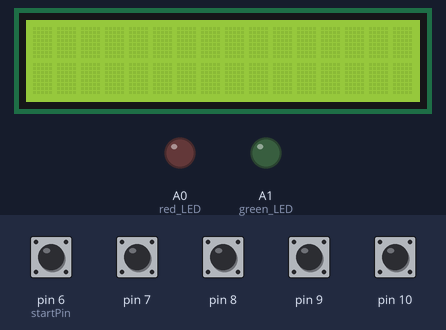
Simulated run of this sketch. Board: Arduino Uno, built with avr-gcc and run on an emulated ATmega328P. Parts: 16×2 character LCD, output pins drawn as LEDs (lit = HIGH). Inputs (shaded band) come from the test bench; at power-on: pin 6 (startPin), pin 7–10 HIGH. What the sketch prints to the serial monitor is not drawn.

Above: at 1.2 s.
1.3 s: pin 6 (startPin) pulled LOW for 0.15 s
At 2.1 s:
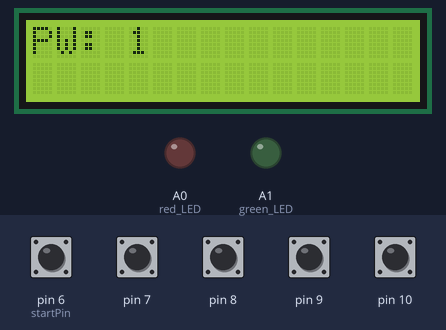
2.9 s: pin 7 pulled LOW for 0.15 s
At 3.4 s:
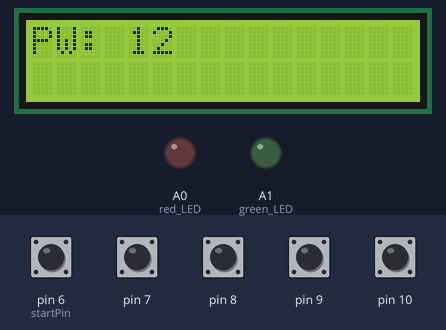
4.5 s: pin 8 pulled LOW for 0.15 s
At 5.8 s:
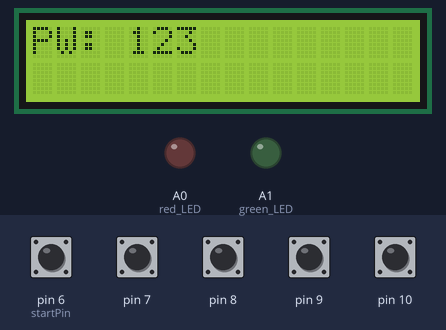
6.1 s: pin 9 pulled LOW for 0.15 s
At 7.0 s:
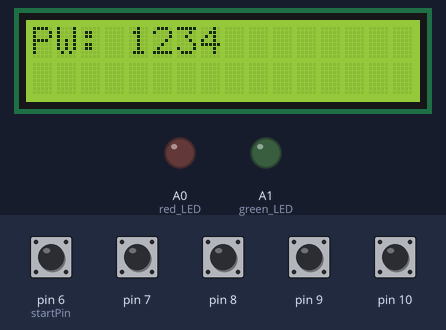
7.7 s: pin 10 pulled LOW for 0.15 s
At 8.3 s:
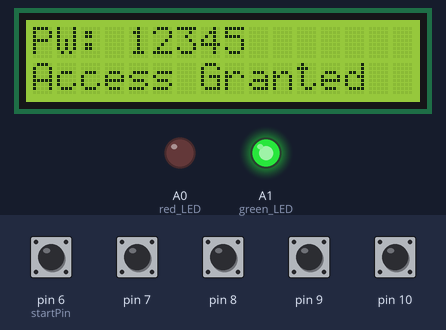
10.8 s: pin 7 pulled LOW for 1 s
At 13.0 s:
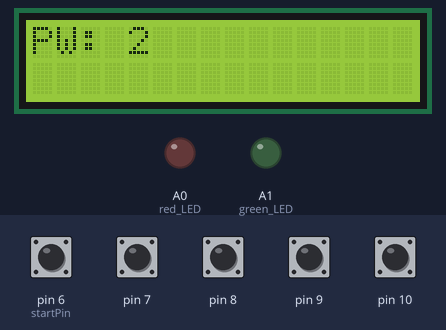
Timing chart, 0 to 14.3 s (numbered marks = the images above; inputs shaded):
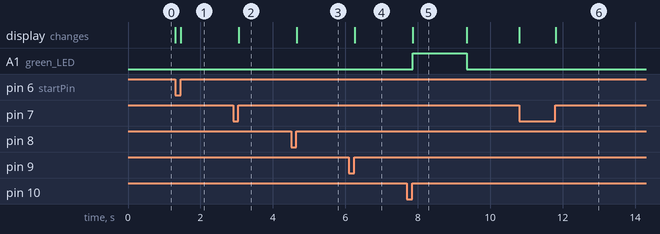

Measured:
- after the input at 1.3 s, the display: first changes at once (image 1 shows a later state)
- after the input at 2.9 s, the display: changes after 0.15 s (image 2)
- after the input at 4.5 s, the display: changes after 0.15 s (image 3)
- after the input at 6.1 s, the display: changes after 0.15 s (image 4)
- after the input at 7.7 s, A1 (green_LED): LOW → HIGH after 0.16 s, → LOW 1.5 s later; the display: changes after 0.16 s (image 5)
- after the input at 10.8 s, the display: first changes at once (image 6 shows a later state)
- what the display in image 5 shows lasts 1.5 s, from 7.9 s to 9.4 s

The sketch:

passwordSequence.ino
```cpp
#include <LiquidCrystal.h>

LiquidCrystal lcd(12,11,5,4,3,2);

String password = "12345";  // password of super secret hackz0r society
String attempt = "";
int attemptCounter = 1;
bool btnStateArr[5];
int btnPinArr[5];
int startPin = 6;
int numButts = 5;           // amount of buttons

void setup() {
  Serial.begin(9600);  // debugging
  lcd.begin(16,2);     // lcd screen
  pinMode(A0, OUTPUT); // red LED
  pinMode(A1, OUTPUT); // green LED

  // initialize pin and pinState arrays
  for(int i = 0; i < numButts; i++) { btnPinArr[i] = i + startPin;         }
  for(int i = 0; i < numButts; i++) { btnStateArr[i] = false;              }
  for(int i = 0; i < numButts; i++) { pinMode(btnPinArr[i], INPUT_PULLUP); }
}

void loop() {
  for(int i = 0; i < numButts; i++) {
    if(!btnStateArr[i]) {
      if(digitalRead(btnPinArr[i]) == LOW) {
        // keep screen *seemingly* static while there has been no input
        if(attempt.length() == 0) {
          lcd.clear();
          lcd.print("PW: ");
        }

        // because above is in own if statement
        // allows for repeated input of same button
        btnStateArr[i] = true;
      }
    }
    else {
      if(digitalRead(btnPinArr[i]) == HIGH) {
        attempt += String(i + 1);
        lcd.clear();
        lcd.print("PW: " + attempt);
        btnStateArr[i] = false;
      }
    }
  }

  if(attempt.length() == password.length())
  {
    // set next print to be on next line
    lcd.setCursor(0,1);

    // open Serial Monitor to see attempts
    Serial.println("Attempt " + String(attemptCounter) + ": " + attempt);

    if(password == attempt) {
      lcd.print("Access Granted");
      digitalWrite(A1, HIGH); // green LED on
    }
    else {
      lcd.print("Try again");
      digitalWrite(A0, HIGH); // red LED on
    }

    attemptCounter += 1;
    clearAll();
  }
}

void clearAll() {
    delay(1500);
    digitalWrite(A1, LOW);
    digitalWrite(A0, LOW);
    attempt = "";
    lcd.clear();
}
```
